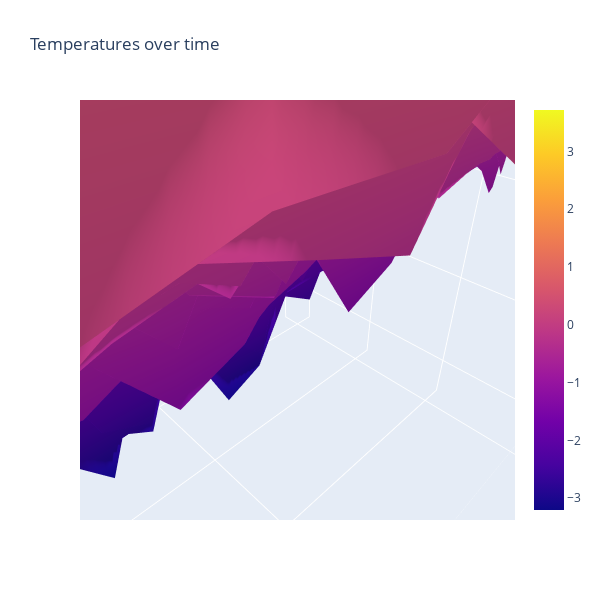

Source (notebook cell):
### Code cell
# Plot weather data for all stations for a year 

#X = weather station
#Y = day of the year
#Z = temperature

#you can click/hold in the graph below to rotate!

fig = go.Figure(data=[go.Surface(z=notempyear.values)])
fig.update_layout(title='Temperatures over time', autosize=False,
                  width=600, height=600)
fig.show()

### Figure 1 — Plotly figure (JSON) as saved in the notebook; plotly's stock layout.template omitted (floating-point values rounded to 4 significant figures; data arrays with more than 128 entries replaced by an {"elided": "..."} marker saying what was removed)
{"data": [{"type": "surface", "z": {"elided": "365x18 float values"}}], "layout": {"autosize": false, "height": 600, "scene": {"aspectmode": "auto", "aspectratio": {"x": 1, "y": 1, "z": 1}, "camera": {"center": {"x": 0, "y": 0, "z": 0}, "eye": {"x": 0.02517, "y": 0.02517, "z": 0.02517}, "projection": {"type": "perspective"}, "up": {"x": 0, "y": 0, "z": 1}}}, "title": {"text": "Temperatures over time"}, "width": 600}}
